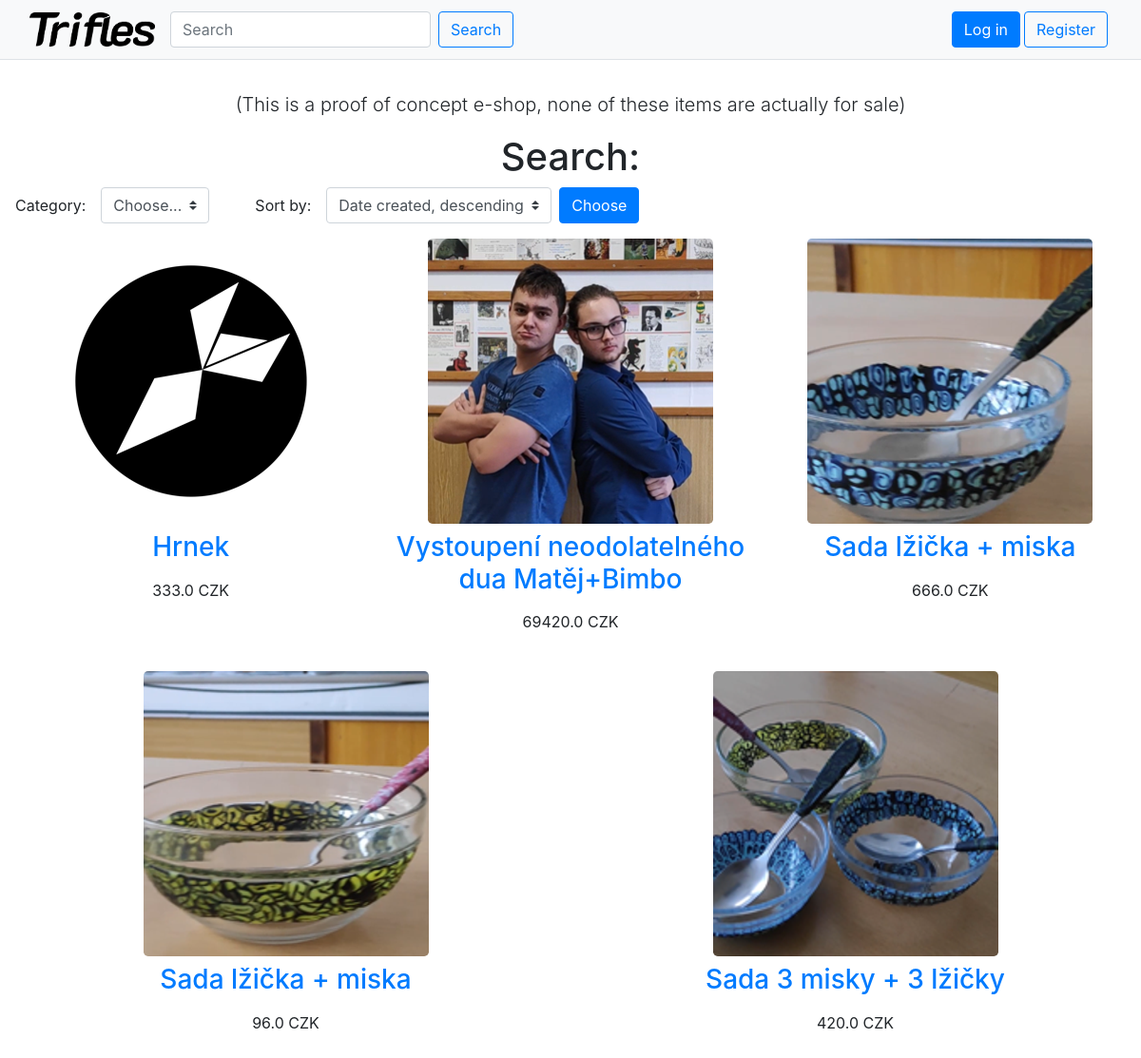
The app's page /search/ with its own data.
### shop/models.py (models this page shows, shortened)
class Item(models.Model):
  author = models.ForeignKey(User, on_delete=models.CASCADE, null=True)
  price = models.fields.FloatField(validators=[MinValueValidator(1.0),])
  name = models.fields.CharField(max_length=60)
  created_at = models.DateTimeField(auto_now_add=True)
  id = models.UUIDField(
         primary_key = True,
         default = uuid.uuid4,
         editable = False)
  description = models.fields.TextField(blank=True, max_length=1000)
  image = models.ImageField(
    default="shop/item_imgs/def.png",
    upload_to="shop/item_imgs",
    blank=True
    )

### shop/views.py (the view)
# urls.py: path('search/', views.search, name="search"),
def search(request):
  if request.method != "GET":return redirect('index')
  items, p_num, cat, sort, sorts, q = get_items(request)
  context = {'items': items.page(p_num), "q": q, 'cats': Category.objects.all(), 'cur': int(cat), 'sort': sort, 'sorts': sorts}
  return render(request, 'shop/search.html', context)

### shop/views.py (called while the page is built)
def get_items(request):
  if 'category' in request.GET:
    cat = request.GET['category']
    try:
      c = Category.objects.get(id=cat)
      items = c.items
    except:items = Item.objects
  else:
    cat = 0
    items = Item.objects
  sorts = [
    ['-created_at', _('Date created, descending')],
    ['created_at', _('Date created, ascending')],
    ['-price', _('Price, descending')],
    ['price', _('Price, ascending')],
  ]
  if 'sort' in request.GET and request.GET['sort'] in [x[0] for x in sorts]:
        items = items.all().order_by(request.GET['sort'])
        sort = request.GET['sort']
  else:
        items = items.all().order_by('-created_at')
        sort = '-created_at'
  q = request.GET.get("query", "")
  items = items.filter(name__icontains=q)
  p_num = request.GET.get('page', 1)
  items = Paginator(items, 40)
  return [items, p_num, cat, sort, sorts, q]

### shop/templates/shop/search.html (shortened to what this page needs)
{% extends "base.html" %}
{% load i18n %}
{% block content %}
<p class="lead pt-3">{% trans "(This is a proof of concept e-shop, none of these items are actually for sale)" %}</p>
<h1>{% trans "Search:" %} {{q}}</h1>
<form method="GET" action="" class="form-inline">
  {% trans "Category:" %}
  <select name="category" class="custom-select ml-3 mr-5" id="inlineFormCustomSelect">
      {% if cur == 0 %}<option value="0" selected>{% trans 'Choose' %}...</option>{% endif %}
  </select>
  {% trans "Sort by:" %}
  <select name="sort" class="custom-select ml-3 mr-2" id="inlineFormCustomSelect">
    {% for s in sorts %}
    <option value="{{s.0}}"{% if sort == s.0 %} selected{% endif %}>{{s.1}}</option>
    {% endfor %}
  </select>
  <input class="btn btn-primary" type="submit" value="{% trans 'Choose' %}">
</form>
<div class="row">
{% for item in items %}
  <div class="col p-2"><a href="{% url 'view_item' item=item.id %}">
  <div class="p-2">
  <img src="{{item.image.url}}" class="rounded-lg" style="width: 300px;">
  </div>
  <h3><p>{{item.name}}</p></a></h3>
  {{item.price}} {% trans "CZK" %} <br />
  </div>
{% endfor %}
  </div>
{% endblock %}

### records on screen
Item: image (picture), name "Hrnek", price "333.0"
Item: image (picture), name "Vystoupení neodolatelného dua Matěj+Bimbo", price "69420.0"
Item: image (picture), name "Sada lžička + miska", price "666.0"
Item: image (picture), name "Sada lžička + miska", price "96.0"
Item: image (picture), name "Sada 3 misky + 3 lžičky", price "420.0"

### other values on screen
form field sort "Date created, descending"
